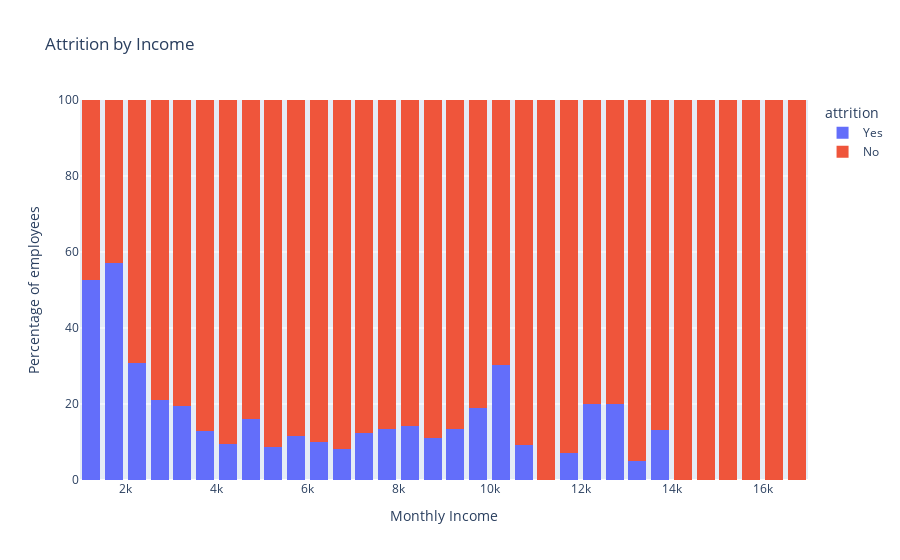

Here is the notebook cell this chart was saved with:
### Markdown cell above
The attrition rate is specifically lower for the following positions: Research and Manufacturing Directors, Managers, HR and Healthcare representatives.

### Code cell
fig = px.histogram(new_df, x='monthly_income', color='attrition', title='Attrition by Income',
                   barmode="stack",labels={"monthly_income": "Monthly Income"},barnorm="percent")

fig.update_layout(xaxis_title='Monthly Income',
                  yaxis_title='Percentage of employees',
                  bargap=0.2)
fig.show()

### Figure 1 — Plotly figure (JSON) as saved in the notebook; plotly's stock layout.template omitted (floating-point values rounded to 4 significant figures; data arrays with more than 128 entries replaced by an {"elided": "..."} marker saying what was removed)
{"data": [{"alignmentgroup": "True", "bingroup": "x", "hovertemplate": "attrition=Yes<br>Monthly Income=%{x}<br>count (normalized as percent)=%{y}<extra></extra>", "legendgroup": "Yes", "marker": {"color": "#636efa", "pattern": {"shape": ""}}, "name": "Yes", "offsetgroup": "Yes", "orientation": "v", "showlegend": true, "type": "histogram", "x": {"elided": "232 int values"}, "xaxis": "x", "yaxis": "y"}, {"alignmentgroup": "True", "bingroup": "x", "hovertemplate": "attrition=No<br>Monthly Income=%{x}<br>count (normalized as percent)=%{y}<extra></extra>", "legendgroup": "No", "marker": {"color": "#EF553B", "pattern": {"shape": ""}}, "name": "No", "offsetgroup": "No", "orientation": "v", "showlegend": true, "type": "histogram", "x": {"elided": "1124 int values"}, "xaxis": "x", "yaxis": "y"}], "layout": {"bargap": 0.2, "barmode": "stack", "barnorm": "percent", "legend": {"title": {"text": "attrition"}, "tracegroupgap": 0}, "title": {"text": "Attrition by Income"}, "xaxis": {"anchor": "y", "domain": [0, 1], "title": {"text": "Monthly Income"}}, "yaxis": {"anchor": "x", "domain": [0, 1], "title": {"text": "Percentage of employees"}}}}
